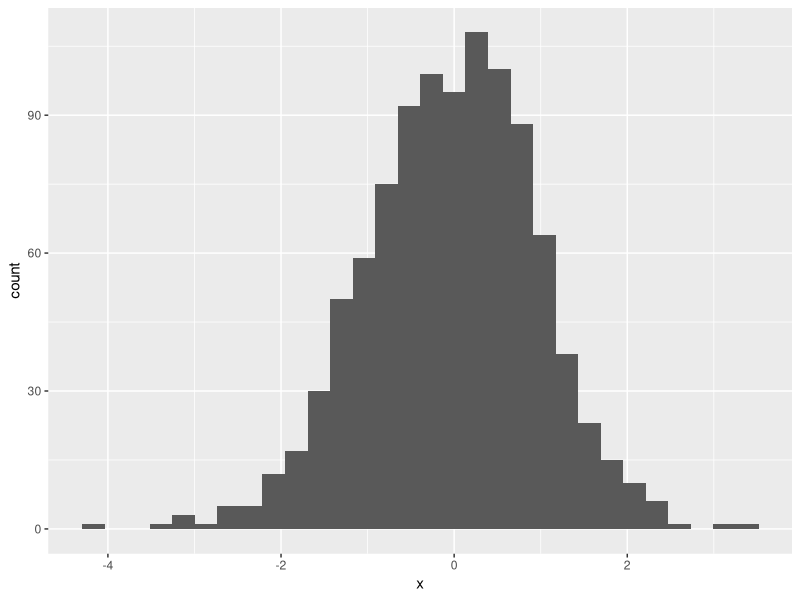
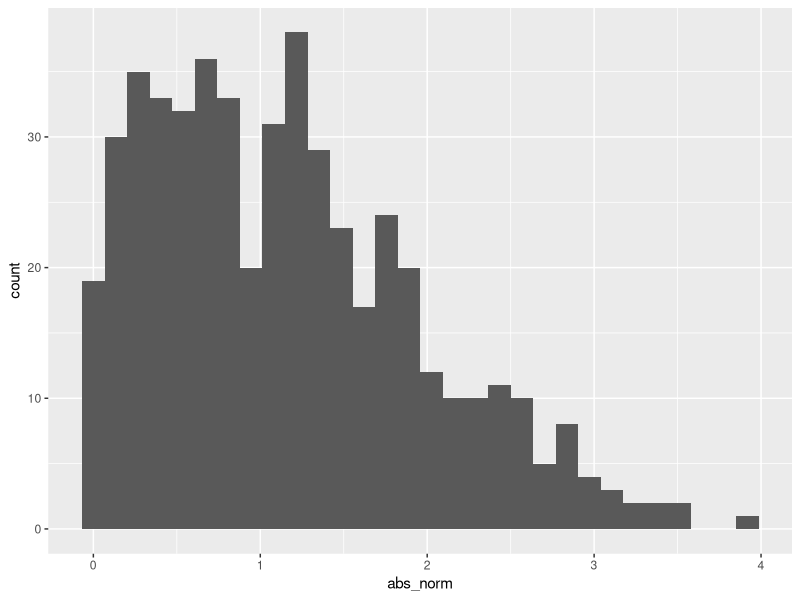

Recreate these plots in R, in order.
## ---- chunk 1
library(tidyverse)
library(tibble)
## ---- chunk 2
samp = rnorm(100)
length(samp)
## ---- chunk 3


plot_df = tibble(
  x = rnorm(1000),
  y = 1 + 2 * x + rnorm(1000)
)

ggplot(plot_df, aes(x = x)) + geom_histogram()
## ---- chunk 4
Fendi = tibble (
      norm = rnorm(500, mean = 1),
      logical = norm >0,
      abs_norm = abs(norm)
)

ggplot(Fendi, aes(x = abs_norm)) + geom_histogram()
